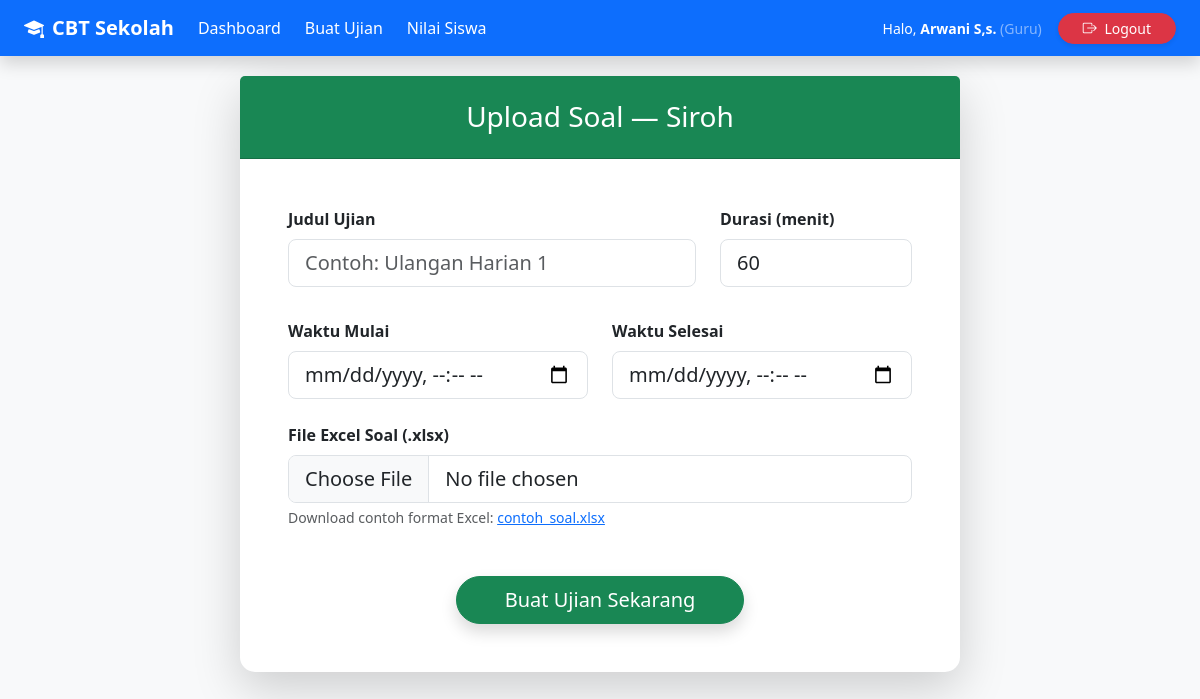
The page /guru/upload_soal/1 (signed in) on the database its author committed.
### models.py (models this page shows)
class User(UserMixin, db.Model):
    id = db.Column(db.Integer, primary_key=True)
    username = db.Column(db.String(50), unique=True, nullable=False)
    password = db.Column(db.String(255), nullable=False)
    role = db.Column(db.String(20), nullable=False)  # admin, guru, siswa
    nama = db.Column(db.String(100))
    kelas_id = db.Column(db.Integer, db.ForeignKey('kelas.id'))
    kelas = db.relationship('Kelas', backref='siswa', lazy=True)
    mapel_diajar = db.relationship('Mapel', backref='guru', lazy=True)

class Mapel(db.Model):
    id = db.Column(db.Integer, primary_key=True)
    nama = db.Column(db.String(100), nullable=False)
    guru_id = db.Column(db.Integer, db.ForeignKey('user.id'))

### routes/guru_routes.py (the view, shortened to what this page needs)
@bp.route('/upload_soal/<int:mapel_id>', methods=['GET', 'POST'])
@login_required
def upload_soal(mapel_id):
    if current_user.role != 'guru':
        return redirect('/')
    mapel = Mapel.query.get_or_404(mapel_id)
    if mapel.guru_id != current_user.id:
        flash('Anda tidak berhak mengunggah soal untuk mapel ini!', 'danger')
        return redirect('/guru/dashboard')
    return render_template('guru/upload_soal.html', mapel=mapel)

### app.py (called while the page is built)
@login_manager.user_loader
def load_user(id):
    return db.session.get(User, int(id))

### templates/guru/upload_soal.html
{% extends "base.html" %}
{% block content %}
<div class="container mt-4">
    <div class="row justify-content-center">
        <div class="col-lg-8">
            <div class="card shadow-lg border-0">
                <div class="card-header bg-success text-white text-center py-4">
                    <h3 class="mb-0">
                        Upload Soal — {{ mapel.nama }}
                    </h3>
                </div>
                <div class="card-body p-5">
                    <form method="POST" enctype="multipart/form-data">
                        <div class="row g-4">
                            <div class="col-md-8">
                                <label class="form-label fw-bold">Judul Ujian</label>
                                <input type="text" name="judul" class="form-control form-control-lg" placeholder="Contoh: Ulangan Harian 1" required>
                            </div>
                            <div class="col-md-4">
                                <label class="form-label fw-bold">Durasi (menit)</label>
                                <input type="number" name="durasi" value="60" min="10" max="180" class="form-control form-control-lg" required>
                            </div>
                        </div>
                        <div class="row g-4 mt-2">
                            <div class="col-md-6">
                                <label class="form-label fw-bold">Waktu Mulai</label>
                                <input type="datetime-local" name="waktu_mulai" class="form-control form-control-lg" required>
                            </div>
                            <div class="col-md-6">
                                <label class="form-label fw-bold">Waktu Selesai</label>
                                <input type="datetime-local" name="waktu_selesai" class="form-control form-control-lg" required>
                            </div>
                        </div>
                        <div class="mt-4">
                            <label class="form-label fw-bold">File Excel Soal (.xlsx)</label>
                            <input type="file" name="excel" accept=".xlsx" class="form-control form-control-lg" required>
                            <div class="form-text">
                                Download contoh format Excel:
                                <a href="/static/contoh_soal.xlsx" download class="text-decoration-underline">
                                    contoh_soal.xlsx
                                </a>
                            </div>
                        </div>
                        <div class="text-center mt-5">
                            <button type="submit" class="btn btn-success btn-lg px-5 rounded-pill shadow">
                                Buat Ujian Sekarang
                            </button>
                        </div>
                    </form>
                </div>
            </div>
        </div>
    </div>
</div>
{% endblock %}

### templates/base.html (shortened to what this page needs)
<!DOCTYPE html>
<html lang="id">
<head>
    <link href="https://cdn.jsdelivr.net/npm/bootstrap@5.3.3/dist/css/bootstrap.min.css" rel="stylesheet">
    <link rel="stylesheet" href="https://cdn.jsdelivr.net/npm/bootstrap-icons@1.11.3/font/bootstrap-icons.min.css">
    <link rel="stylesheet" href="{{ url_for('static', filename='css/style.css') }}">
</head>
<body class="bg-light">
    <nav class="navbar navbar-expand-lg navbar-dark bg-primary shadow fixed-top">
        <div class="container-fluid px-4">
            <a class="navbar-brand fw-bold d-flex align-items-center" href="/">
                <i class="bi bi-mortarboard-fill me-2"></i>
                CBT Sekolah
            </a>
            {% if current_user.is_authenticated %}
            <div class="navbar-nav me-auto d-flex flex-row gap-2">
                {% if current_user.role == 'guru' %}
                    <a href="/guru/dashboard" class="nav-link text-white">Dashboard</a>
                    <a href="/guru/buat_ujian" class="nav-link text-white">Buat Ujian</a>
                    <a href="/guru/nilai_siswa" class="nav-link text-white">Nilai Siswa</a>
                {% endif %}
            </div>
            <div class="d-flex align-items-center text-white">
                <span class="me-3 small d-none d-md-block">
                    Halo, <strong>{{ current_user.nama or current_user.username }}</strong>
                    <span class="text-white-50">({{ current_user.role | capitalize }})</span>
                </span>
                <a href="/logout" class="btn btn-danger btn-sm rounded-pill px-4 shadow-sm">
                    <i class="bi bi-box-arrow-right me-1"></i>
                    <span class="d-none d-sm-inline">Logout</span>
                </a>
            </div>
            {% endif %}
        </div>
    </nav>
    <div class="container mt-4">
        {% block content %}{% endblock %}
    </div>
</body>
</html>

### static/css/style.css (style rules this page uses)
body { font-family: 'Segoe UI', Tahoma, Geneva, Verdana, sans-serif; }
.card { border-radius: 15px; }

### rows shown on the page
User: nama "Arwani S,s.", role "Guru"
Mapel: nama "Siroh"
